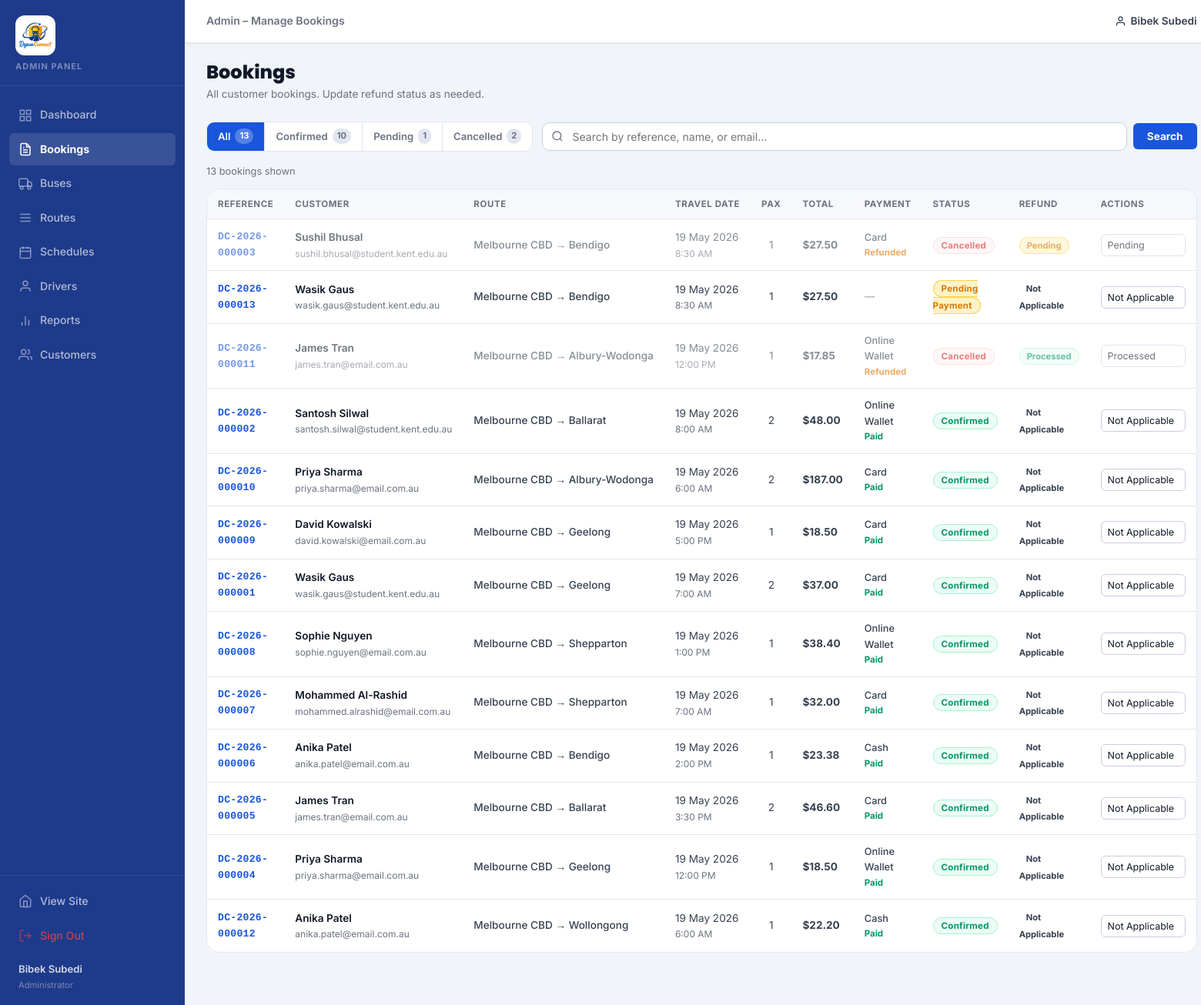
The app's page /admin/bookings.php (signed in) with its own data.
### tables this page shows
CREATE TABLE bookings (
    booking_id        INT           UNSIGNED NOT NULL AUTO_INCREMENT,
    user_id           INT           UNSIGNED NOT NULL,
    schedule_id       INT           UNSIGNED NOT NULL,
    booking_reference VARCHAR(20)   NOT NULL,
    booking_date      DATETIME      NOT NULL DEFAULT CURRENT_TIMESTAMP,
    total_amount      DECIMAL(10,2) NOT NULL DEFAULT 0.00,
    booking_status    ENUM('Confirmed','Cancelled','Pending Payment')
                                    NOT NULL DEFAULT 'Pending Payment',
    refund_status     ENUM('Not Applicable','Pending','Processed','Rejected')
                                    NOT NULL DEFAULT 'Not Applicable',
    created_at        DATETIME      NOT NULL DEFAULT CURRENT_TIMESTAMP,
    PRIMARY KEY (booking_id),
    UNIQUE KEY uq_bookings_ref (booking_reference),
    CONSTRAINT fk_bookings_user
        FOREIGN KEY (user_id) REFERENCES users (user_id)
        ON UPDATE CASCADE ON DELETE RESTRICT,
    CONSTRAINT fk_bookings_schedule
        FOREIGN KEY (schedule_id) REFERENCES schedules (schedule_id)
        ON UPDATE CASCADE ON DELETE RESTRICT
);

CREATE TABLE users (
    user_id    INT          UNSIGNED NOT NULL AUTO_INCREMENT,
    full_name  VARCHAR(120) NOT NULL,
    email      VARCHAR(180) NOT NULL,
    password   VARCHAR(255) NOT NULL,    
    phone      VARCHAR(20)  DEFAULT NULL,
    role       ENUM('customer','admin') NOT NULL DEFAULT 'customer',
    created_at DATETIME     NOT NULL DEFAULT CURRENT_TIMESTAMP,
    PRIMARY KEY (user_id),
    UNIQUE KEY uq_users_email (email)
);

CREATE TABLE routes (
    route_id    INT           UNSIGNED NOT NULL AUTO_INCREMENT,
    origin      VARCHAR(100)  NOT NULL,
    destination VARCHAR(100)  NOT NULL,
    distance_km SMALLINT      UNSIGNED NOT NULL DEFAULT 0,
    base_price  DECIMAL(8,2)  NOT NULL,
    route_tags  VARCHAR(255)  DEFAULT NULL,
    status      ENUM('active','inactive') NOT NULL DEFAULT 'active',
    created_at  DATETIME      NOT NULL DEFAULT CURRENT_TIMESTAMP,
    PRIMARY KEY (route_id)
);

CREATE TABLE schedules (
    schedule_id     INT         UNSIGNED NOT NULL AUTO_INCREMENT,
    bus_id          INT         UNSIGNED NOT NULL,
    route_id        INT         UNSIGNED NOT NULL,
    departure_date  DATE        NOT NULL,
    departure_time  TIME        NOT NULL,
    arrival_time    TIME        NOT NULL,
    available_seats TINYINT     UNSIGNED NOT NULL,
    status          ENUM('scheduled','departed','cancelled','completed')
                                NOT NULL DEFAULT 'scheduled',
    created_at      DATETIME    NOT NULL DEFAULT CURRENT_TIMESTAMP,
    PRIMARY KEY (schedule_id),
    CONSTRAINT fk_schedules_bus
        FOREIGN KEY (bus_id) REFERENCES buses (bus_id)
        ON UPDATE CASCADE ON DELETE RESTRICT,
    CONSTRAINT fk_schedules_route
        FOREIGN KEY (route_id) REFERENCES routes (route_id)
        ON UPDATE CASCADE ON DELETE RESTRICT
);

### includes/functions.php (called while the page is built, shortened)
<?php
function e($value) {
    return htmlspecialchars((string) $value, ENT_QUOTES, 'UTF-8');
}
function formatTime($timeString) {
    $ts = strtotime($timeString);
    return date('g:i A', $ts);
}
function formatCurrency($amount) {
    return '$' . number_format((float) $amount, 2);
}

### admin/bookings.php (the view, shortened to what this page needs)
<?php
require_once '../includes/db_connect.php';
require_once '../includes/functions.php';
$filterStatus = trim($_GET['status'] ?? '');
$filterSearch = trim($_GET['search'] ?? '');
$sql = "
    SELECT
        b.booking_id,
        b.booking_reference,
        b.booking_date,
        b.total_amount,
        b.booking_status,
        b.refund_status,
        u.full_name      AS customer_name,
        u.email          AS customer_email,
        r.origin,
        r.destination,
        s.departure_date,
        s.departure_time,
        s.arrival_time,
        bus.bus_name,
        p.payment_method,
        p.payment_status,
        COUNT(bp.passenger_id) AS passenger_count
    FROM   bookings b
    JOIN   users     u   ON u.user_id     = b.user_id
    JOIN   schedules s   ON s.schedule_id = b.schedule_id
    JOIN   routes    r   ON r.route_id    = s.route_id
    JOIN   buses     bus ON bus.bus_id    = s.bus_id
    LEFT JOIN payments p ON p.booking_id  = b.booking_id
    LEFT JOIN booking_passengers bp ON bp.booking_id = b.booking_id
    WHERE  1=1
";
$sql .= " GROUP BY b.booking_id ORDER BY b.booking_date DESC";
$stmt = $conn->prepare($sql);
$stmt->execute();
$bookings = $stmt->get_result()->fetch_all(MYSQLI_ASSOC);
$counts = [];
$res = $conn->query("
    SELECT booking_status, COUNT(*) AS n
    FROM   bookings
    GROUP  BY booking_status
");
while ($row = $res->fetch_assoc()) {
    $counts[$row['booking_status']] = (int) $row['n'];
}
$counts['All'] = array_sum($counts);
require_once 'admin_header.php';
?>
<div class="admin-page-header">
    <div>
        <h1 class="admin-page-title">Bookings</h1>
        <p class="admin-page-sub">All customer bookings. Update refund status as needed.</p>
    </div>
</div>
<div class="admin-filter-bar">
    <div class="admin-filter-tabs">
        <a href="<?= BASE_URL ?>admin/bookings.php"
           class="aft-tab <?= empty($filterStatus) ? 'aft-tab--active' : '' ?>">
            All <span class="aft-count"><?= $counts['All'] ?? 0 ?></span>
        </a>
        <a href="<?= BASE_URL ?>admin/bookings.php?status=Confirmed"
           class="aft-tab <?= $filterStatus === 'Confirmed' ? 'aft-tab--active' : '' ?>">
            Confirmed <span class="aft-count"><?= $counts['Confirmed'] ?? 0 ?></span>
        </a>
        <a href="<?= BASE_URL ?>admin/bookings.php?status=Pending+Payment"
           class="aft-tab <?= $filterStatus === 'Pending Payment' ? 'aft-tab--active' : '' ?>">
            Pending <span class="aft-count"><?= $counts['Pending Payment'] ?? 0 ?></span>
        </a>
        <a href="<?= BASE_URL ?>admin/bookings.php?status=Cancelled"
           class="aft-tab <?= $filterStatus === 'Cancelled' ? 'aft-tab--active' : '' ?>">
            Cancelled <span class="aft-count"><?= $counts['Cancelled'] ?? 0 ?></span>
        </a>
    </div>
    <form method="GET" action="<?= BASE_URL ?>admin/bookings.php" class="admin-search-form">
        <div class="admin-search-wrap">
            <svg class="admin-search-icon" width="16" height="16" viewBox="0 0 24 24" fill="none" stroke="currentColor" stroke-width="2"><circle cx="11" cy="11" r="8"/><line x1="21" y1="21" x2="16.65" y2="16.65"/></svg>
            <input type="text" name="search" value="<?= e($filterSearch) ?>"
                   placeholder="Search by reference, name, or email…"
                   class="admin-search-input">
        </div>
        <button type="submit" class="btn-admin-primary">Search</button>
    </form>
</div>
<div class="admin-results-bar">
    <span><?= count($bookings) ?> booking<?= count($bookings) !== 1 ? 's' : '' ?> shown</span>
</div>
<div class="admin-card admin-card--flush">
    <?php if (empty($bookings)): ?>
        <div class="admin-empty admin-empty--tall">No bookings match your filter.</div>
    <?php else: ?>
    <div class="admin-table-wrap">
        <table class="admin-table">
            <thead>
                <tr>
                    <th>Reference</th>
                    <th>Customer</th>
                    <th>Route</th>
                    <th>Travel Date</th>
                    <th>Pax</th>
                    <th>Total</th>
                    <th>Payment</th>
                    <th>Status</th>
                    <th>Refund</th>
                    <th>Actions</th>
                </tr>
            </thead>
            <tbody>
                <?php foreach ($bookings as $bk):
                    $sc = match($bk['booking_status']) {
                        'Confirmed'       => 'confirmed',
                        'Cancelled'       => 'cancelled',
                        'Pending Payment' => 'pending',
                        default           => 'pending',
                    };
                ?>
                <tr class="<?= $bk['booking_status'] === 'Cancelled' ? 'tr--cancelled' : '' ?>">
                    <td class="td-mono">
                        <a href="<?= BASE_URL ?>ticket.php?booking_id=<?= (int)$bk['booking_id'] ?>" class="admin-ref-link" title="View ticket">
                            <?= e($bk['booking_reference']) ?>
                        </a>
                    </td>
                    <td>
                        <span class="td-name"><?= e($bk['customer_name']) ?></span>
                        <span class="td-email"><?= e($bk['customer_email']) ?></span>
                    </td>
                    <td class="td-route"><?= e($bk['origin']) ?> → <?= e($bk['destination']) ?></td>
                    <td class="td-nowrap">
                        <?= date('d M Y', strtotime($bk['departure_date'])) ?>
                        <span class="td-time"><?= formatTime($bk['departure_time']) ?></span>
                    </td>
                    <td class="td-center"><?= (int)$bk['passenger_count'] ?></td>
                    <td class="td-amount"><?= formatCurrency($bk['total_amount']) ?></td>
                    <td>
                        <?php if ($bk['payment_method']): ?>
                            <span class="td-payment"><?= e($bk['payment_method']) ?></span>
                            <span class="td-pstatus td-pstatus--<?= strtolower(str_replace(' ', '-', $bk['payment_status'] ?? '')) ?>">
                                <?= e($bk['payment_status'] ?? '') ?>
                            </span>
                        <?php else: ?>
                            <span class="td-muted">—</span>
                        <?php endif; ?>
                    </td>
                    <td><span class="booking-status-badge bsb--<?= $sc ?>"><?= e($bk['booking_status']) ?></span></td>
                    <td>
                        <span class="refund-badge <?= getRefundClass($bk['refund_status']) ?>">
                            <?= e($bk['refund_status']) ?>
                        </span>
                    </td>
                    <td>
                        <form method="POST" action="<?= BASE_URL ?>admin/bookings.php" class="refund-update-form">
                            <select name="refund_status" class="refund-select" onchange="this.form.submit()">
                                <?php foreach (['Not Applicable', 'Pending', 'Processed', 'Rejected'] as $rs): ?>
                                    <option value="<?= $rs ?>" <?= $rs === $bk['refund_status'] ? 'selected' : '' ?>>
                                        <?= $rs ?>
                                    </option>
                                <?php endforeach; ?>
                            </select>
                        </form>
                    </td>
                </tr>
                <?php endforeach; ?>
            </tbody>
        </table>
    </div>
    <?php endif; ?>
</div>
<?php
function getRefundClass(string $status): string {
    return match($status) {
        'Pending'        => 'refund--pending',
        'Processed'      => 'refund--processed',
        'Rejected'       => 'refund--rejected',
        default          => '',
    };
}
?>
<?php require_once 'admin_footer.php'; ?>

### records on screen
bookings: booking_reference "DC-2026-000003", user.full_name "Sushil Bhusal", user.email "sushil.bhusal@student.kent.edu.au", routes.origin "Melbourne CBD", routes.destination "Bendigo", schedule.departure_date "19 May 2026", schedule.departure_time "8:30 AM", passenger_count "1", total_amount "$27.50", payment_method "Card", payment_status "Refunded", booking_status "Cancelled", refund_status "Pending"
bookings: booking_reference "DC-2026-000013", user.full_name "Wasik Gaus", user.email "wasik.gaus@student.kent.edu.au", routes.origin "Melbourne CBD", routes.destination "Bendigo", schedule.departure_date "19 May 2026", schedule.departure_time "8:30 AM", passenger_count "1", total_amount "$27.50", booking_status "Pending Payment", refund_status "Not Applicable"
bookings: booking_reference "DC-2026-000011", user.full_name "James Tran", user.email "james.tran@email.com.au", routes.origin "Melbourne CBD", routes.destination "Albury-Wodonga", schedule.departure_date "19 May 2026", schedule.departure_time "12:00 PM", passenger_count "1", total_amount "$17.85", payment_method "Online Wallet", payment_status "Refunded", booking_status "Cancelled", refund_status "Processed"
bookings: booking_reference "DC-2026-000002", user.full_name "Santosh Silwal", user.email "santosh.silwal@student.kent.edu.au", routes.origin "Melbourne CBD", routes.destination "Ballarat", schedule.departure_date "19 May 2026", schedule.departure_time "8:00 AM", passenger_count "2", total_amount "$48.00", payment_method "Online Wallet", payment_status "Paid", booking_status "Confirmed", refund_status "Not Applicable"
bookings: booking_reference "DC-2026-000010", user.full_name "Priya Sharma", user.email "priya.sharma@email.com.au", routes.origin "Melbourne CBD", routes.destination "Albury-Wodonga", schedule.departure_date "19 May 2026", schedule.departure_time "6:00 AM", passenger_count "2", total_amount "$187.00", payment_method "Card", payment_status "Paid", booking_status "Confirmed", refund_status "Not Applicable"
bookings: booking_reference "DC-2026-000009", user.full_name "David Kowalski", user.email "david.kowalski@email.com.au", routes.origin "Melbourne CBD", routes.destination "Geelong", schedule.departure_date "19 May 2026", schedule.departure_time "5:00 PM", passenger_count "1", total_amount "$18.50", payment_method "Card", payment_status "Paid", booking_status "Confirmed", refund_status "Not Applicable"
bookings: booking_reference "DC-2026-000001", user.full_name "Wasik Gaus", user.email "wasik.gaus@student.kent.edu.au", routes.origin "Melbourne CBD", routes.destination "Geelong", schedule.departure_date "19 May 2026", schedule.departure_time "7:00 AM", passenger_count "2", total_amount "$37.00", payment_method "Card", payment_status "Paid", booking_status "Confirmed", refund_status "Not Applicable"
bookings: booking_reference "DC-2026-000008", user.full_name "Sophie Nguyen", user.email "sophie.nguyen@email.com.au", routes.origin "Melbourne CBD", routes.destination "Shepparton", schedule.departure_date "19 May 2026", schedule.departure_time "1:00 PM", passenger_count "1", total_amount "$38.40", payment_method "Online Wallet", payment_status "Paid", booking_status "Confirmed", refund_status "Not Applicable"
bookings: booking_reference "DC-2026-000007", user.full_name "Mohammed Al-Rashid", user.email "mohammed.alrashid@email.com.au", routes.origin "Melbourne CBD", routes.destination "Shepparton", schedule.departure_date "19 May 2026", schedule.departure_time "7:00 AM", passenger_count "1", total_amount "$32.00", payment_method "Card", payment_status "Paid", booking_status "Confirmed", refund_status "Not Applicable"
bookings: booking_reference "DC-2026-000006", user.full_name "Anika Patel", user.email "anika.patel@email.com.au", routes.origin "Melbourne CBD", routes.destination "Bendigo", schedule.departure_date "19 May 2026", schedule.departure_time "2:00 PM", passenger_count "1", total_amount "$23.38", payment_method "Cash", payment_status "Paid", booking_status "Confirmed", refund_status "Not Applicable"
bookings: booking_reference "DC-2026-000005", user.full_name "James Tran", user.email "james.tran@email.com.au", routes.origin "Melbourne CBD", routes.destination "Ballarat", schedule.departure_date "19 May 2026", schedule.departure_time "3:30 PM", passenger_count "2", total_amount "$46.60", payment_method "Card", payment_status "Paid", booking_status "Confirmed", refund_status "Not Applicable"
bookings: booking_reference "DC-2026-000004", user.full_name "Priya Sharma", user.email "priya.sharma@email.com.au", routes.origin "Melbourne CBD", routes.destination "Geelong", schedule.departure_date "19 May 2026", schedule.departure_time "12:00 PM", passenger_count "1", total_amount "$18.50", payment_method "Online Wallet", payment_status "Paid", booking_status "Confirmed", refund_status "Not Applicable"
bookings: booking_reference "DC-2026-000012", user.full_name "Anika Patel", user.email "anika.patel@email.com.au", routes.origin "Melbourne CBD", routes.destination "Wollongong", schedule.departure_date "19 May 2026", schedule.departure_time "6:00 AM", passenger_count "1", total_amount "$22.20", payment_method "Cash", payment_status "Paid", booking_status "Confirmed", refund_status "Not Applicable"

### other values on screen
currentUserName() "Bibek Subedi"
$pageTitle "Admin – Manage Bookings"
$counts['All'] "13"
$counts['Confirmed'] "10"
$counts['Pending Payment'] "1"
$counts['Cancelled'] "2"
count($bookings) "13"
